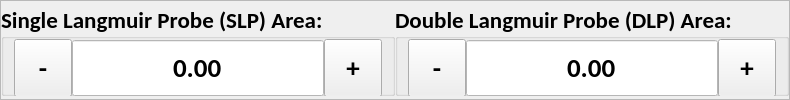
         <widget class="QFrame" name="frame">
          <property name="frameShape">
           <enum>QFrame::StyledPanel</enum>
          </property>
          <property name="frameShadow">
           <enum>QFrame::Raised</enum>
          </property>
          <layout class="QHBoxLayout" name="horizontalLayout_3">
           <property name="spacing">
            <number>0</number>
           </property>
           <property name="leftMargin">
            <number>0</number>
           </property>
           <property name="topMargin">
            <number>0</number>
           </property>
           <property name="rightMargin">
            <number>0</number>
           </property>
           <property name="bottomMargin">
            <number>0</number>
           </property>
           <item>
            <widget class="QGroupBox" name="slp_area_gb">
             <property name="minimumSize">
              <size>
               <width>394</width>
               <height>92</height>
              </size>
             </property>
             <property name="maximumSize">
              <size>
               <width>16777215</width>
               <height>92</height>
              </size>
             </property>
             <property name="font">
              <font>
               <family>Calibri</family>
               <pointsize>17</pointsize>
               <weight>75</weight>
               <bold>true</bold>
              </font>
             </property>
             <property name="styleSheet">
              <string notr="true"/>
             </property>
             <property name="title">
              <string>Single Langmuir Probe (SLP) Area:</string>
             </property>
             <property name="alignment">
              <set>Qt::AlignLeading|Qt::AlignLeft|Qt::AlignVCenter</set>
             </property>
             <layout class="QHBoxLayout" name="horizontalLayout_12">
              <property name="spacing">
               <number>0</number>
              </property>
              <property name="leftMargin">
               <number>10</number>
              </property>
              <property name="topMargin">
               <number>0</number>
              </property>
              <property name="rightMargin">
               <number>10</number>
              </property>
              <property name="bottomMargin">
               <number>0</number>
              </property>
              <item>
               <widget class="QToolButton" name="slp_area_minus_btn">
                <property name="minimumSize">
                 <size>
                  <width>58</width>
                  <height>58</height>
                 </size>
                </property>
                <property name="maximumSize">
                 <size>
                  <width>58</width>
                  <height>58</height>
                 </size>
                </property>
                <property name="font">
                 <font>
                  <pointsize>20</pointsize>
                  <weight>75</weight>
                  <bold>true</bold>
                 </font>
                </property>
                <property name="text">
                 <string>-</string>
                </property>
               </widget>
              </item>
              <item>
               <widget class="QDoubleSpinBox" name="slp_area_output">
                <property name="minimumSize">
                 <size>
                  <width>0</width>
                  <height>58</height>
                 </size>
                </property>
                <property name="maximumSize">
                 <size>
                  <width>1000</width>
                  <height>58</height>
                 </size>
                </property>
                <property name="font">
                 <font>
                  <family>Calibri</family>
                  <pointsize>20</pointsize>
                 </font>
                </property>
                <property name="focusPolicy">
                 <enum>Qt::NoFocus</enum>
                </property>
                <property name="layoutDirection">
                 <enum>Qt::LeftToRight</enum>
                </property>
                <property name="styleSheet">
                 <string notr="true">QDoubleSpinBox {
	background-color: #FFFFFF;
}</string>
                </property>
                <property name="alignment">
                 <set>Qt::AlignCenter</set>
                </property>
                <property name="readOnly">
                 <bool>true</bool>
                </property>
                <property name="buttonSymbols">
                 <enum>QAbstractSpinBox::NoButtons</enum>
                </property>
                <property name="correctionMode">
                 <enum>QAbstractSpinBox::CorrectToPreviousValue</enum>
                </property>
                <property name="showGroupSeparator" stdset="0">
                 <bool>false</bool>
                </property>
                <property name="decimals">
                 <number>2</number>
                </property>
                <property name="minimum">
                 <double>-10000.000000000000000</double>
                </property>
                <property name="maximum">
                 <double>10000.000000000000000</double>
                </property>
                <property name="singleStep">
                 <double>1.000000000000000</double>
                </property>
               </widget>
              </item>
              <item>
               <widget class="QToolButton" name="slp_area_plus_btn">
                <property name="minimumSize">
                 <size>
                  <width>58</width>
                  <height>58</height>
                 </size>
                </property>
                <property name="maximumSize">
                 <size>
                  <width>16777215</width>
                  <height>58</height>
                 </size>
                </property>
                <property name="font">
                 <font>
                  <pointsize>20</pointsize>
                  <weight>75</weight>
                  <bold>true</bold>
                 </font>
                </property>
                <property name="focusPolicy">
                 <enum>Qt::NoFocus</enum>
                </property>
                <property name="text">
                 <string>+</string>
                </property>
               </widget>
              </item>
             </layout>
            </widget>
           </item>
           <item>
            <widget class="QGroupBox" name="dlp_area_gb">
             <property name="minimumSize">
              <size>
               <width>394</width>
               <height>92</height>
              </size>
             </property>
             <property name="maximumSize">
              <size>
               <width>16777215</width>
               <height>92</height>
              </size>
             </property>
             <property name="font">
              <font>
               <family>Calibri</family>
               <pointsize>17</pointsize>
               <weight>75</weight>
               <bold>true</bold>
              </font>
             </property>
             <property name="styleSheet">
              <string notr="true"/>
             </property>
             <property name="title">
              <string>Double Langmuir Probe (DLP) Area:</string>
             </property>
             <property name="alignment">
              <set>Qt::AlignLeading|Qt::AlignLeft|Qt::AlignVCenter</set>
             </property>
             <layout class="QHBoxLayout" name="horizontalLayout_13">
              <property name="spacing">
               <number>0</number>
              </property>
              <property name="leftMargin">
               <number>10</number>
              </property>
              <property name="topMargin">
               <number>0</number>
              </property>
              <property name="rightMargin">
               <number>10</number>
              </property>
              <property name="bottomMargin">
               <number>0</number>
              </property>
              <item>
               <widget class="QToolButton" name="dlp_area_minus_btn">
                <property name="minimumSize">
                 <size>
                  <width>58</width>
                  <height>58</height>
                 </size>
                </property>
                <property name="maximumSize">
                 <size>
                  <width>58</width>
                  <height>58</height>
                 </size>
                </property>
                <property name="font">
                 <font>
                  <pointsize>20</pointsize>
                  <weight>75</weight>
                  <bold>true</bold>
                 </font>
                </property>
                <property name="text">
                 <string>-</string>
                </property>
               </widget>
              </item>
              <item>
               <widget class="QDoubleSpinBox" name="dlp_area_output">
                <property name="minimumSize">
                 <size>
                  <width>0</width>
                  <height>58</height>
                 </size>
                </property>
                <property name="maximumSize">
                 <size>
                  <width>1000</width>
                  <height>58</height>
                 </size>
                </property>
                <property name="font">
                 <font>
                  <family>Calibri</family>
                  <pointsize>20</pointsize>
                 </font>
                </property>
                <property name="focusPolicy">
                 <enum>Qt::NoFocus</enum>
                </property>
                <property name="layoutDirection">
                 <enum>Qt::LeftToRight</enum>
                </property>
                <property name="styleSheet">
                 <string notr="true">QDoubleSpinBox {
	background-color: #FFFFFF;
}</string>
                </property>
                <property name="alignment">
                 <set>Qt::AlignCenter</set>
                </property>
                <property name="readOnly">
                 <bool>true</bool>
                </property>
                <property name="buttonSymbols">
                 <enum>QAbstractSpinBox::NoButtons</enum>
                </property>
                <property name="correctionMode">
                 <enum>QAbstractSpinBox::CorrectToPreviousValue</enum>
                </property>
                <property name="showGroupSeparator" stdset="0">
                 <bool>false</bool>
                </property>
                <property name="decimals">
                 <number>2</number>
                </property>
                <property name="minimum">
                 <double>-10000.000000000000000</double>
                </property>
                <property name="maximum">
                 <double>10000.000000000000000</double>
                </property>
                <property name="singleStep">
                 <double>1.000000000000000</double>
                </property>
               </widget>
              </item>
              <item>
               <widget class="QToolButton" name="dlp_area_btn">
                <property name="minimumSize">
                 <size>
                  <width>58</width>
                  <height>58</height>
                 </size>
                </property>
                <property name="maximumSize">
                 <size>
                  <width>16777215</width>
                  <height>58</height>
                 </size>
                </property>
                <property name="font">
                 <font>
                  <pointsize>20</pointsize>
                  <weight>75</weight>
                  <bold>true</bold>
                 </font>
                </property>
                <property name="focusPolicy">
                 <enum>Qt::NoFocus</enum>
                </property>
                <property name="text">
                 <string>+</string>
                </property>
               </widget>
              </item>
             </layout>
            </widget>
           </item>
          </layout>
         </widget>
